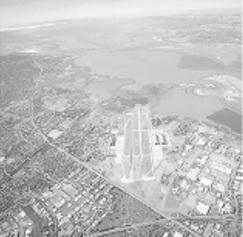
#> input picture Satellite_Image.jpg, 243 x 237 px
$ jupyter execute --allow-errors 'first practice.ipynb'
#> lines starting #> are read from the running program, lines starting #| are printed output that depends on the picture
[cell 1]
import matplotlib.pyplot as plt
img = plt.imread('Satellite_Image.jpg')
#> img is the input picture: shape (237, 243); min 56, max 255, mean 192.1
s = 3*img
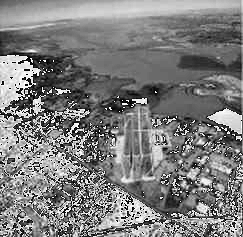
#> s: shape (237, 243); min 1, max 255, mean 125.3
plt.imshow(s)
neg_image = 255-img
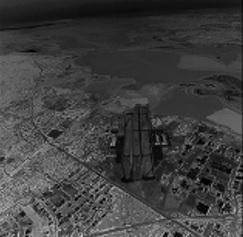
#> neg_image: shape (237, 243); min 0, max 199, mean 62.9
plt.imshow(neg_image)
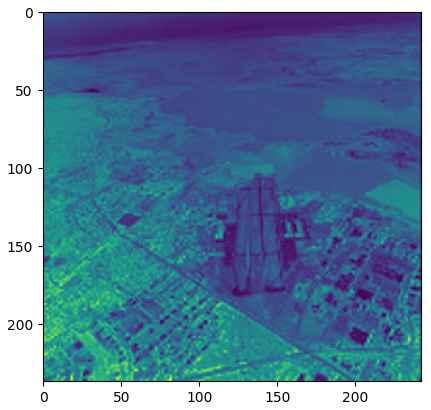
#> figure drawn by matplotlib, 1 panel

[cell 2]
import cv2
import numpy as np
import matplotlib.pyplot as plt

a1 = cv2.imread('log.jpg')
#> (the rest of this cell did not finish here and is left out)

[cell 3]
input_image = cv2.imread("MRI_Image.png")
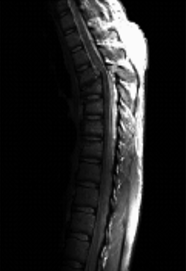
#> input picture MRI_Image.png, 186 x 271 px
#> input_image is the input picture: shape (271, 186, 3); min 0, max 255, mean 32.9
gamma = 1.5
output_image = np.uint8(np.power(input_image / 255, gamma)*255)
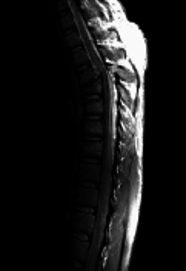
#> output_image: shape (271, 186, 3); min 0, max 255, mean 23.9
cv2.imshow('Original Image', input_image)
cv2.imshow('Trnasformed Image', output_image)
cv2.waitKey(0)
cv2.destroyAllWindows()
